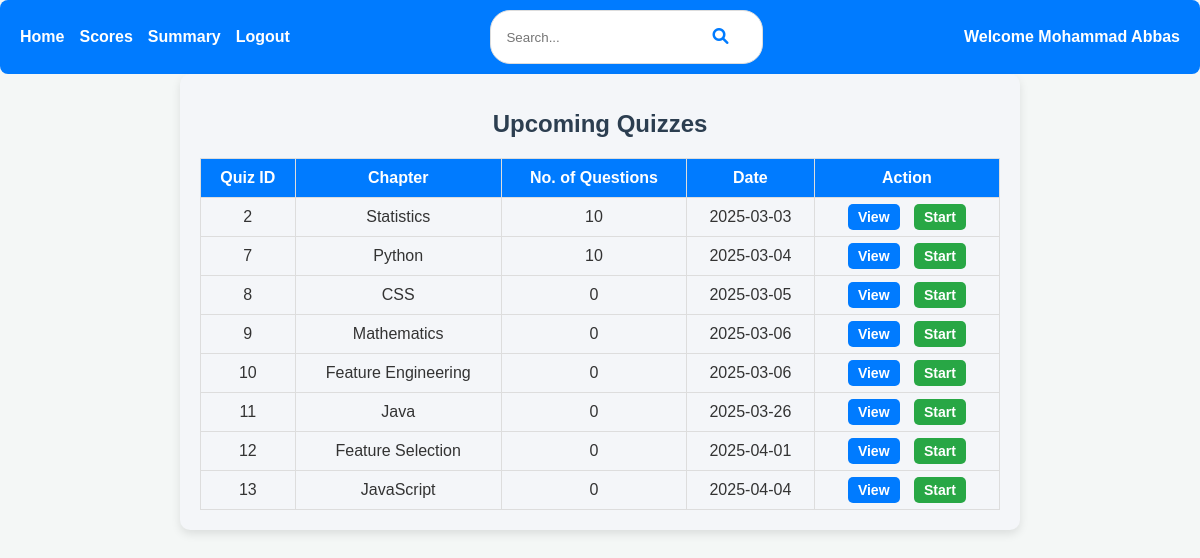
Page /user/dashboard (signed in) on the earlier database version.
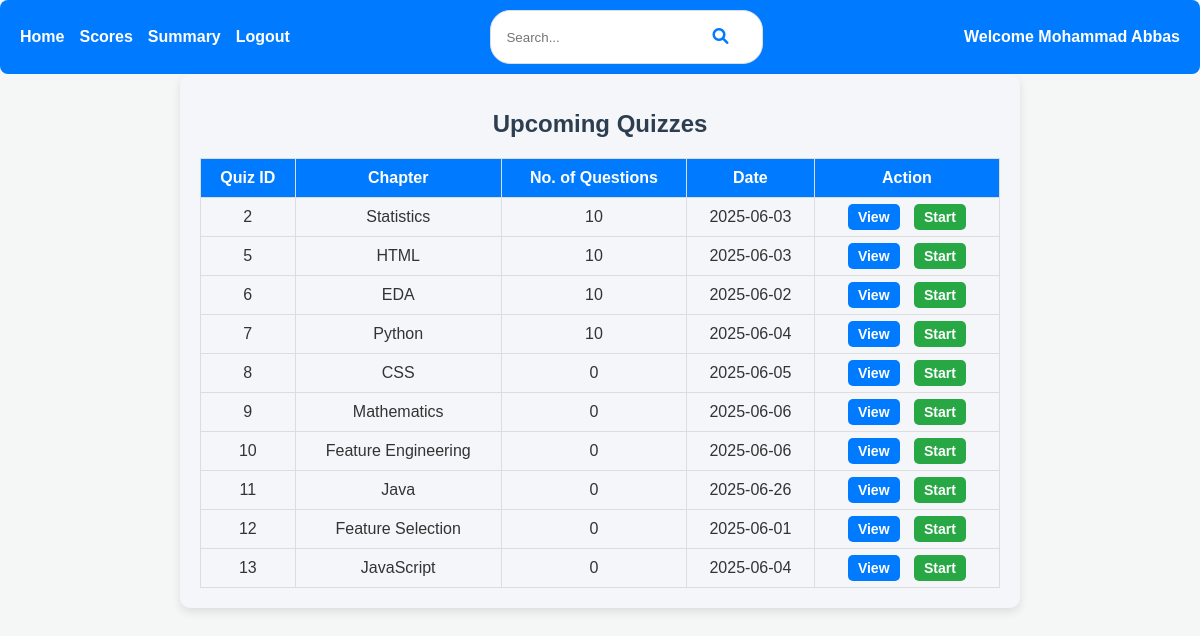
Same page on the later database version.
### backend/models.py (models this page shows)
class Quiz(db.Model):
    __tablename__ = 'quiz'
    id = db.Column(db.Integer, primary_key=True)
    chapter_id = db.Column(db.Integer, db.ForeignKey('chapter.id', ondelete="CASCADE"), nullable=False)
    date_of_quiz = db.Column(db.Date, nullable=False)
    duration_seconds = db.Column(db.Integer, nullable=False)
    remarks = db.Column(db.Text)
    questions = db.relationship('Question', backref='quiz', lazy='subquery', cascade='all, delete-orphan')
    scores = db.relationship('Score', backref='quiz', lazy='dynamic', cascade='all, delete-orphan')

class Chapter(db.Model):
    __tablename__ = 'chapter'
    id = db.Column(db.Integer, primary_key=True)
    name = db.Column(db.String(100), nullable=False)
    description = db.Column(db.Text)
    subject_id = db.Column(db.Integer, db.ForeignKey('subject.id', ondelete="CASCADE"), nullable=False)
    quizzes = db.relationship('Quiz', backref='chapter', lazy='subquery', cascade='all, delete-orphan')

### backend/controllers.py (the view)
@app.route('/user/dashboard')
def user_dashboard():
    user_email = session.get('user_email')  # Assuming email is stored in the session
    user = User_Info.query.filter_by(email=user_email).first() if user_email else None
    if not user:
        return redirect('/login')  # Redirect to login if no user found
    from datetime import datetime
    quizzes = Quiz.query.filter(Quiz.date_of_quiz >= datetime.now()).all()
    return render_template('user/user_dashboard.html', user=user, quizzes=quizzes)

### templates/user/user_dashboard.html (shortened to what this page needs)
{% extends "user/user_base.html" %}
{% block content %}
<div class="dashboard">
    <h1>Upcoming Quizzes</h1>
    <table>
        <thead>
            <tr>
                <th>Quiz ID</th>
                <th>Chapter</th>
                <th>No. of Questions</th>
                <th>Date</th>
                <th>Action</th>
            </tr>
        </thead>
        <tbody>
            {% for quiz in quizzes %}
            <tr>
                <td>{{ quiz.id }}</td>
                <td>{{ quiz.chapter.name if quiz.chapter else 'N/A' }}</td>
                <td>{{ quiz.questions|length }}</td>
                <td>{{ quiz.date_of_quiz.strftime('%Y-%m-%d') if quiz.date_of_quiz else 'N/A' }}</td>
                <td>
                    <a href="{{ url_for('user_view_quiz', quiz_id=quiz.id) }}" class="btn view">View</a>
                    <a href="{{ url_for('user_start_quiz', quiz_id=quiz.id) }}" class="btn start">Start</a>
                </td>
            </tr>
            {% endfor %}
        </tbody>
    </table>
</div>
{% endblock %}

Differences in the rows shown:
changed Quiz "Statistics": date_of_quiz "2025-03-03" → "2025-06-03"
now on this page (row edited): Quiz: id "5", chapter "HTML", questions|length "10", date_of_quiz "2025-06-03"
now on this page (row edited): Quiz: id "6", chapter "EDA", questions|length "10", date_of_quiz "2025-06-02"
changed Quiz "Python": date_of_quiz "2025-03-04" → "2025-06-04"
changed Quiz "CSS": date_of_quiz "2025-03-05" → "2025-06-05"
changed Quiz "Mathematics": date_of_quiz "2025-03-06" → "2025-06-06"
changed Quiz "Feature Engineering": date_of_quiz "2025-03-06" → "2025-06-06"
changed Quiz "Java": date_of_quiz "2025-03-26" → "2025-06-26"
changed Quiz "Feature Selection": date_of_quiz "2025-04-01" → "2025-06-01"
changed Quiz "JavaScript": date_of_quiz "2025-04-04" → "2025-06-04"
